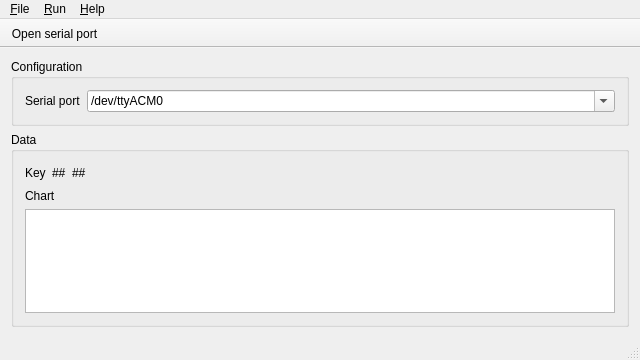
<?xml version="1.0" encoding="UTF-8"?>
<ui version="4.0">
 <class>MainWindow</class>
 <widget class="QMainWindow" name="MainWindow">
  <property name="geometry">
   <rect>
    <x>0</x>
    <y>0</y>
    <width>640</width>
    <height>360</height>
   </rect>
  </property>
  <property name="minimumSize">
   <size>
    <width>640</width>
    <height>360</height>
   </size>
  </property>
  <property name="windowTitle">
   <string>MainWindow</string>
  </property>
  <widget class="QWidget" name="centralWidget">
   <layout class="QVBoxLayout" name="verticalLayout" stretch="0,1">
    <item>
     <widget class="QGroupBox" name="groupBox">
      <property name="title">
       <string>Configuration</string>
      </property>
      <layout class="QGridLayout" name="gridLayout" columnstretch="0,1">
       <item row="0" column="0">
        <widget class="QLabel" name="serialLabel">
         <property name="text">
          <string>Serial port</string>
         </property>
        </widget>
       </item>
       <item row="0" column="1">
        <widget class="QComboBox" name="serialCombo">
         <property name="editable">
          <bool>true</bool>
         </property>
         <item>
          <property name="text">
           <string notr="true">/dev/ttyACM0</string>
          </property>
         </item>
        </widget>
       </item>
      </layout>
     </widget>
    </item>
    <item>
     <widget class="QGroupBox" name="dataGroup">
      <property name="title">
       <string>Data</string>
      </property>
      <layout class="QGridLayout" name="dataLayout" rowstretch="0,0,0">
       <item row="0" column="1">
        <widget class="QLabel" name="dotLamp">
         <property name="frameShape">
          <enum>QFrame::NoFrame</enum>
         </property>
         <property name="frameShadow">
          <enum>QFrame::Raised</enum>
         </property>
         <property name="lineWidth">
          <number>2</number>
         </property>
         <property name="text">
          <string>##</string>
         </property>
        </widget>
       </item>
       <item row="2" column="0" colspan="4">
        <widget class="QTextEdit" name="textEdit"/>
       </item>
       <item row="0" column="2">
        <widget class="QLabel" name="dashLamp">
         <property name="frameShape">
          <enum>QFrame::NoFrame</enum>
         </property>
         <property name="frameShadow">
          <enum>QFrame::Raised</enum>
         </property>
         <property name="lineWidth">
          <number>2</number>
         </property>
         <property name="text">
          <string>##</string>
         </property>
        </widget>
       </item>
       <item row="0" column="0">
        <widget class="QLabel" name="keyLabel">
         <property name="text">
          <string>Key</string>
         </property>
        </widget>
       </item>
       <item row="0" column="3">
        <spacer name="horizontalSpacer">
         <property name="orientation">
          <enum>Qt::Horizontal</enum>
         </property>
         <property name="sizeHint" stdset="0">
          <size>
           <width>40</width>
           <height>20</height>
          </size>
         </property>
        </spacer>
       </item>
       <item row="1" column="0" colspan="3">
        <widget class="QLabel" name="label">
         <property name="text">
          <string>Chart</string>
         </property>
        </widget>
       </item>
      </layout>
     </widget>
    </item>
   </layout>
  </widget>
  <widget class="QMenuBar" name="menuBar">
   <property name="geometry">
    <rect>
     <x>0</x>
     <y>0</y>
     <width>640</width>
     <height>20</height>
    </rect>
   </property>
   <widget class="QMenu" name="menu_File">
    <property name="title">
     <string>&amp;File</string>
    </property>
    <addaction name="actionFileExit"/>
   </widget>
   <widget class="QMenu" name="menu_Help">
    <property name="title">
     <string>&amp;Help</string>
    </property>
    <addaction name="actionHelpAbout"/>
   </widget>
   <widget class="QMenu" name="menu_Config">
    <property name="title">
     <string>&amp;Run</string>
    </property>
    <addaction name="separator"/>
    <addaction name="actionRunOpen"/>
   </widget>
   <addaction name="menu_File"/>
   <addaction name="menu_Config"/>
   <addaction name="menu_Help"/>
  </widget>
  <widget class="QToolBar" name="toolBar">
   <property name="movable">
    <bool>false</bool>
   </property>
   <property name="allowedAreas">
    <set>Qt::TopToolBarArea</set>
   </property>
   <attribute name="toolBarArea">
    <enum>TopToolBarArea</enum>
   </attribute>
   <attribute name="toolBarBreak">
    <bool>false</bool>
   </attribute>
   <addaction name="actionRunOpen"/>
  </widget>
  <widget class="QStatusBar" name="statusBar"/>
  <action name="actionHelpAbout">
   <property name="text">
    <string>&amp;About</string>
   </property>
  </action>
  <action name="actionFileExit">
   <property name="text">
    <string>&amp;Exit</string>
   </property>
  </action>
  <action name="actionRunOpen">
   <property name="checkable">
    <bool>true</bool>
   </property>
   <property name="text">
    <string>Open serial port</string>
   </property>
  </action>
 </widget>
 <layoutdefault spacing="6" margin="11"/>
 <resources/>
 <connections/>
</ui>
